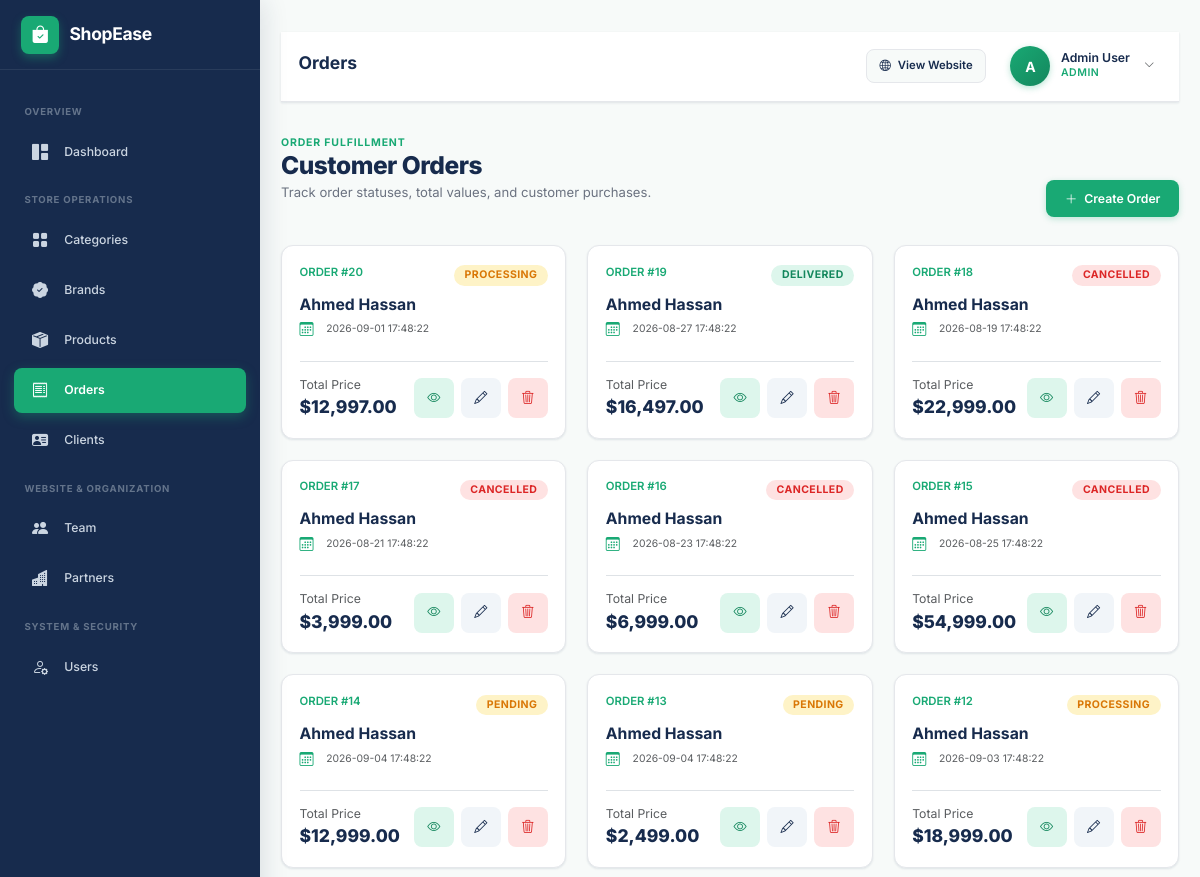
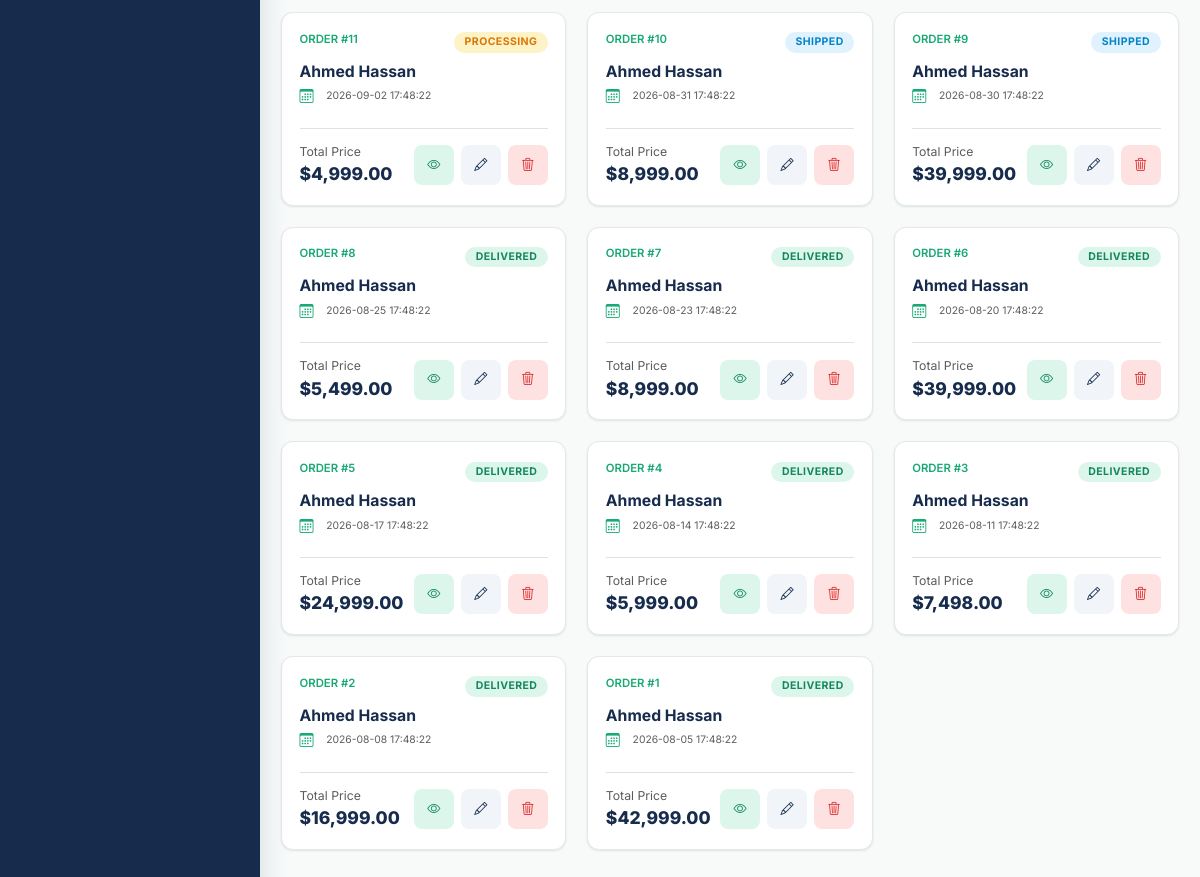
The page /admin/pages/orders/index.php (signed in) on the database its author committed (2 pictures, top to bottom).
### tables this page shows
CREATE TABLE `orders` (
  `id` int(10) UNSIGNED NOT NULL,
  `client_id` int(10) UNSIGNED NOT NULL,
  `total_price` decimal(10,2) NOT NULL DEFAULT 0.00,
  `status` enum('pending','processing','shipped','delivered','cancelled') NOT NULL DEFAULT 'pending',
  `created_at` timestamp NOT NULL DEFAULT current_timestamp()
);

CREATE TABLE `users` (
  `id` int(10) UNSIGNED NOT NULL,
  `name` varchar(100) NOT NULL,
  `email` varchar(150) NOT NULL,
  `password` varchar(255) NOT NULL,
  `role` enum('Admin','Client','Staff') NOT NULL DEFAULT 'Client',
  `created_at` timestamp NOT NULL DEFAULT current_timestamp()
);

### admin/pages/orders/index.php (the view, shortened to what this page needs)
<?php
include '../../includes/header.php';
include '../../../config/database.php';
$query = 'SELECT
            orders.id,
            users.name AS client_name,
            orders.total_price,
            orders.status,
            orders.created_at
          FROM orders
          LEFT JOIN clients ON orders.client_id = clients.id
          LEFT JOIN users ON clients.user_id = users.id
          ORDER BY orders.id DESC;';
$result = mysqli_query($conn, $query);
$ordersList = [];
if ($result) {
    while ($row = mysqli_fetch_assoc($result)) {
        $ordersList[] = $row;
    }
}
?>
<div class="admin-layout">
    <?php include '../../includes/sidebar.php'; ?>
    <main class="admin-content">
        <?php include '../../includes/navbar.php'; ?>
        <div class="page-header">
            <div>
                <span class="page-eyebrow">ORDER FULFILLMENT</span>
                <h1>Customer Orders</h1>
                <p>Track order statuses, total values, and customer purchases.</p>
            </div>
            <div class="page-actions">
                <a href="create.php" class="btn btn-primary">
                    <i class="bi bi-plus-lg"></i>
                    <span>Create Order</span>
                </a>
            </div>
        </div>
        <?php if (!empty($ordersList)) { ?>
            <div class="entity-card-grid">
                <?php foreach ($ordersList as $order) {
                    $statusClass = 'badge-mint';
                    $st = strtolower($order['status'] ?? 'pending');
                    if ($st === 'pending' || $st === 'processing') $statusClass = 'badge-warning';
                    elseif ($st === 'cancelled') $statusClass = 'badge-danger';
                    elseif ($st === 'shipped') $statusClass = 'badge-info';
                    elseif ($st === 'completed' || $st === 'delivered') $statusClass = 'badge-mint';
                ?>
                    <article class="entity-card">
                        <div class="entity-card-body">
                            <div class="d-flex align-items-center justify-content-between mb-2">
                                <span class="entity-subtitle">ORDER #<?= $order['id']; ?></span>
                                <span class="badge <?= $statusClass ?>"><?= htmlspecialchars(ucfirst($order['status'])); ?></span>
                            </div>
                            <h2 class="entity-title mb-1"><?= htmlspecialchars($order['client_name'] ?? 'Guest Customer'); ?></h2>
                            <div class="info-row mb-2">
                                <i class="bi bi-calendar3"></i>
                                <span class="small text-muted"><?= htmlspecialchars($order['created_at']); ?></span>
                            </div>
                            <div class="d-flex align-items-center justify-content-between mt-3 pt-3 border-top">
                                <div>
                                    <span class="d-block text-muted small">Total Price</span>
                                    <span class="entity-price">$<?= number_format($order['total_price'], 2); ?></span>
                                </div>
                                <div class="icon-action-group">
                                    <a href="order_items.php?id=<?= $order['id']; ?>" class="icon-action action-view" aria-label="View order items" title="View Order Details">
                                        <i class="bi bi-eye"></i>
                                    </a>
                                    <a href="edit.php?id=<?= $order['id']; ?>" class="icon-action action-edit" aria-label="Edit order status" title="Edit Order Status">
                                        <i class="bi bi-pencil"></i>
                                    </a>
                                    <a href="delete.php?id=<?= $order['id']; ?>" class="icon-action action-delete" aria-label="Delete order" title="Delete Order">
                                        <i class="bi bi-trash3"></i>
                                    </a>
                                </div>
                            </div>
                        </div>
                    </article>
                <?php } ?>
            </div>
        <?php } ?>
    </main>
</div>
<?php include '../../includes/footer.php'; ?>

### rows shown on the page
orders: id "20", status "PROCESSING", users.name "Ahmed Hassan", created_at "2026-09-01 17:48:22", total_price "12,997.00"
orders: id "19", status "DELIVERED", users.name "Ahmed Hassan", created_at "2026-08-27 17:48:22", total_price "16,497.00"
orders: id "18", status "CANCELLED", users.name "Ahmed Hassan", created_at "2026-08-19 17:48:22", total_price "22,999.00"
orders: id "17", status "CANCELLED", users.name "Ahmed Hassan", created_at "2026-08-21 17:48:22", total_price "3,999.00"
orders: id "16", status "CANCELLED", users.name "Ahmed Hassan", created_at "2026-08-23 17:48:22", total_price "6,999.00"
orders: id "15", status "CANCELLED", users.name "Ahmed Hassan", created_at "2026-08-25 17:48:22", total_price "54,999.00"
orders: id "14", status "PENDING", users.name "Ahmed Hassan", created_at "2026-09-04 17:48:22", total_price "12,999.00"
orders: id "13", status "PENDING", users.name "Ahmed Hassan", created_at "2026-09-04 17:48:22", total_price "2,499.00"
orders: id "12", status "PROCESSING", users.name "Ahmed Hassan", created_at "2026-09-03 17:48:22", total_price "18,999.00"
orders: id "11", status "PROCESSING", users.name "Ahmed Hassan", created_at "2026-09-02 17:48:22", total_price "4,999.00"
orders: id "10", status "SHIPPED", users.name "Ahmed Hassan", created_at "2026-08-31 17:48:22", total_price "8,999.00"
orders: id "9", status "SHIPPED", users.name "Ahmed Hassan", created_at "2026-08-30 17:48:22", total_price "39,999.00"
orders: id "8", status "DELIVERED", users.name "Ahmed Hassan", created_at "2026-08-25 17:48:22", total_price "5,499.00"
orders: id "7", status "DELIVERED", users.name "Ahmed Hassan", created_at "2026-08-23 17:48:22", total_price "8,999.00"
orders: id "6", status "DELIVERED", users.name "Ahmed Hassan", created_at "2026-08-20 17:48:22", total_price "39,999.00"
orders: id "5", status "DELIVERED", users.name "Ahmed Hassan", created_at "2026-08-17 17:48:22", total_price "24,999.00"
orders: id "4", status "DELIVERED", users.name "Ahmed Hassan", created_at "2026-08-14 17:48:22", total_price "5,999.00"
orders: id "3", status "DELIVERED", users.name "Ahmed Hassan", created_at "2026-08-11 17:48:22", total_price "7,498.00"
orders: id "2", status "DELIVERED", users.name "Ahmed Hassan", created_at "2026-08-08 17:48:22", total_price "16,999.00"
orders: id "1", status "DELIVERED", users.name "Ahmed Hassan", created_at "2026-08-05 17:48:22", total_price "42,999.00"

### other values the page prints
$pageHeading "Orders"
substr($_SESSION['admin_name'] ?? 'A', 0, 1) "A"
$_SESSION['admin_name'] "Admin User"
$_SESSION['admin_role'] "ADMIN"
